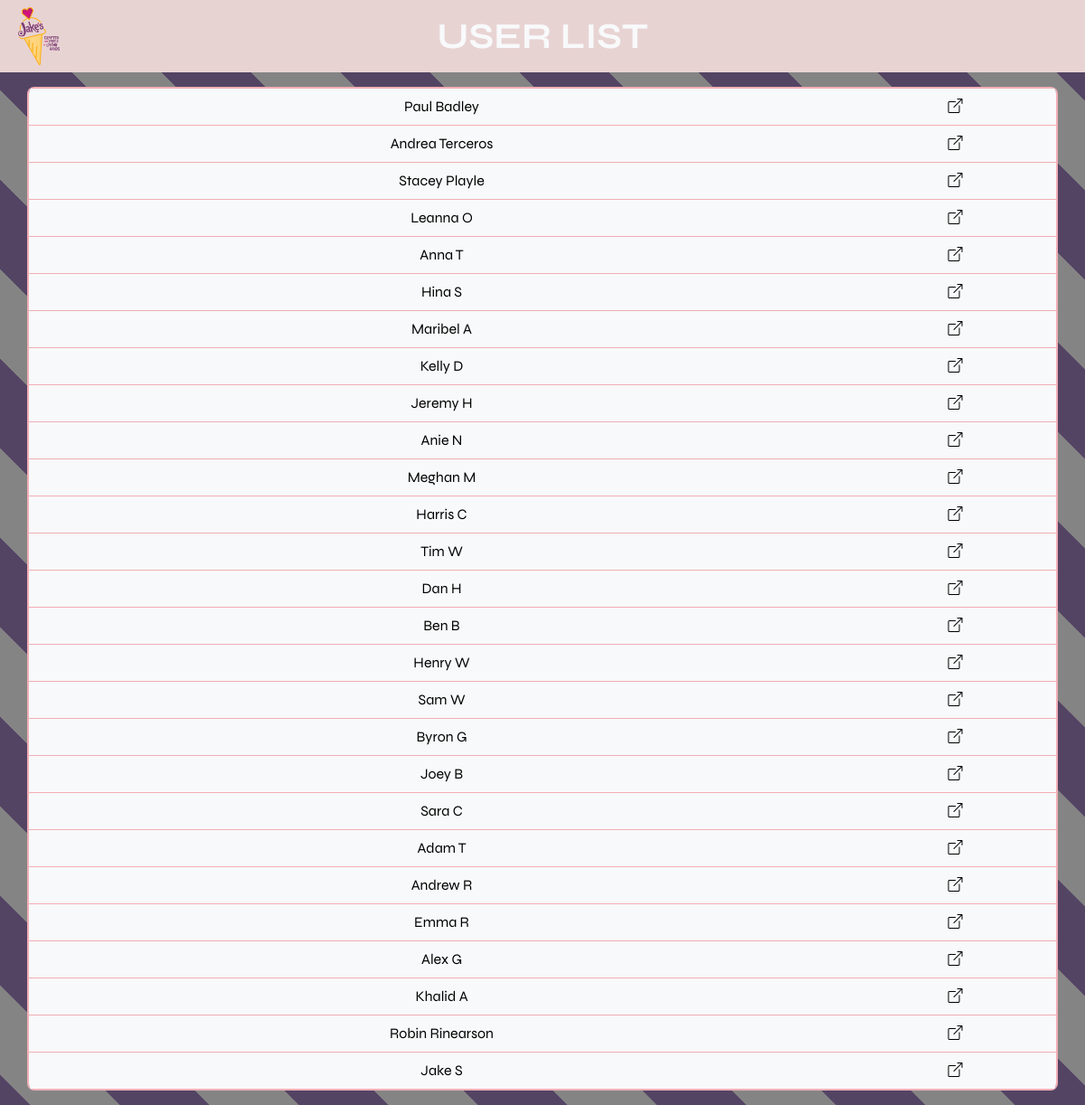
Screenshot of /users with the database file from the repository.
### tasklist/models.py (models this page shows, shortened)
class User(db.Model):
    __tablename__ = "user"
    id = Column(Integer, primary_key=True)
    name = Column(String)
    order = Column(Integer)
    tasks = relationship("Link", back_populates="user")

### tasklist/controllers.py (the view)
def user_list():
    all_users = db.session.query(User).order_by(User.order).all()
    return render_template("user_list.html", all_users=all_users)

### tasklist/ui/templates/user_list.html (shortened to what this page needs)
{% extends "base.html" %}
{% block content %}
    <section class="pink">
        <div class="container-fluid d-flex justify-content-between">
            <a href="{{ url_for("main.home") }}">
                <img src="../static/icecream.webp" style="height: 8vh" class="m-2" alt="Jakes Logo">
            </a>
            <div class="text-center my-auto">
                <p class="fs-1 fw-bold text-light my-auto">USER LIST</p>
            </div>
        </div>
    </section>
    <section>
        <div class="container-fluid">
            <div class="container p-0 my-3">
                <div class="table-responsive rounded-3 border border-top-0 border-bottom-0 border-danger-subtle border-2">
                    <table class="table table-light table-hover border-top border-bottom border-danger-subtle border-2 text-center my-0">
                        <tbody>
                        {% for user in all_users %}
                            <tr>
                                <td>
                                    {{ user.name }}
                                </td>
                                <td>
                                    <a title="See Tasks" href="{{ url_for("main.tasks", user_id=user.id) }}"
                                       class="text-decoration-none text-reset">
                                        <i class="bi bi-box-arrow-up-right"></i>
                                    </a>
                                </td>
                            </tr>
                        {% endfor %}
                        </tbody>
                    </table>
                </div>
            </div>
        </div>
    </section>
{% endblock content %}

### tasklist/ui/templates/base.html (shortened to what this page needs)
<!DOCTYPE html>
<html lang="en">
<head>
    <link href="https://cdn.jsdelivr.net/npm/bootstrap@5.3.0-alpha1/dist/css/bootstrap.min.css" rel="stylesheet"
>
    <link rel="stylesheet" href="https://cdn.jsdelivr.net/npm/bootstrap-icons@1.10.2/font/bootstrap-icons.css">
    <link rel="stylesheet" href="../static/style.css">
</head>
<body>
<main>
    {% block content %}{% endblock content %}
</main>
</body>
</html>

### tasklist/ui/static/style.css (style rules this page uses)
.pink { background-color: #E8D3D3; }
body { font-family: "Syne", sans-serif }
table { -webkit-user-select: none; -ms-user-select: none; user-select: none; }

### tasklist/ui/templates/user_list.html (style rules this page uses)
body { background-image: linear-gradient(45deg, #848484 25%, #544464 25%, #544464 50%, #848484 50%, #848484 75%, #544464 75%, #544464 100%); background-size: 197.99px 197.99px; }

### rows the page displays
User: name "Paul Badley"
User: name "Andrea Terceros"
User: name "Stacey Playle"
User: name "Leanna O"
User: name "Anna T"
User: name "Hina S"
User: name "Maribel A"
User: name "Kelly D"
User: name "Jeremy H"
User: name "Anie N"
User: name "Meghan M"
User: name "Harris C"
User: name "Tim W"
User: name "Dan H"
User: name "Ben B"
User: name "Henry W"
User: name "Sam W"
User: name "Byron G"
User: name "Joey B"
User: name "Sara C"
User: name "Adam T"
User: name "Andrew R"
User: name "Emma R"
User: name "Alex G"
User: name "Khalid A"
User: name "Robin Rinearson"
User: name "Jake S"
